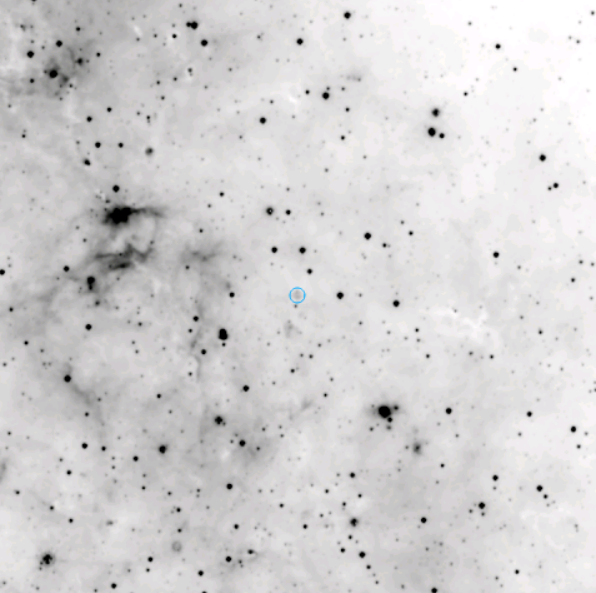
#> input picture grid_div/hii_5.png, 596 x 593 px, found by its file name
$ jupyter execute grid_div.ipynb
#> lines starting #> are read from the running program, lines starting #| are printed output that depends on the picture
[cell 1]
from PIL import Image
from itertools import product
import os

[cell 2]
def tile(filename, dir_in, dir_out):
#> called with filename = 'hii_5.png'
    name, ext = os.path.splitext(filename)
    img = Image.open(os.path.join(dir_in, filename))
#> img is the input picture: PIL image 596x593 RGBA; mean R, G, B, A 211.5, 210.1, 210.5, 255
    w, h = img.size
#> w = 596; h = 593
    d = (int) (img.size[0] / 5)
#> d = 119
    print("size: ", img.size)
#| size:  (596, 593)
    print("d: ", d)
#| d:  119

    grid = product(range(0, h-h%d, d), range(0, w-w%d, d))
    for i, j in grid:
        box = (j, i, j+d, i+d)
        out = os.path.join(dir_out, f'{name}_{i}_{j}{ext}')
        img.crop(box).save(out)
#> this loop made 20 passes
#> pass 1, in tile, `img.crop(box).save(out)`:
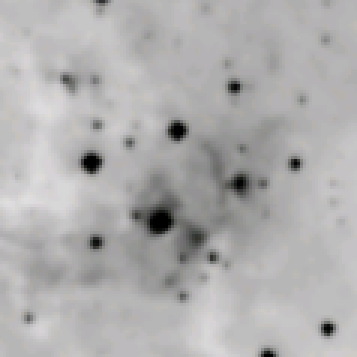
#> saved as hii_5_0_0.png: PIL image 119x119 RGBA (shown 3 times larger); mean R, G, B, A 175.6, 174.5, 174.6, 255
#> pass 2, in tile, `img.crop(box).save(out)`:
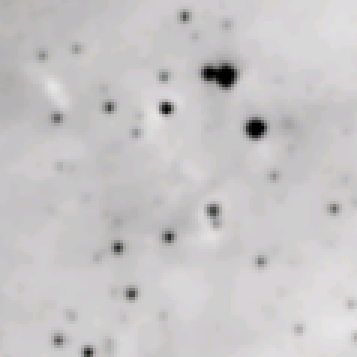
#> saved as hii_5_0_119.png: PIL image 119x119 RGBA (shown 3 times larger); mean R, G, B, A 199.5, 198, 198.5, 255
